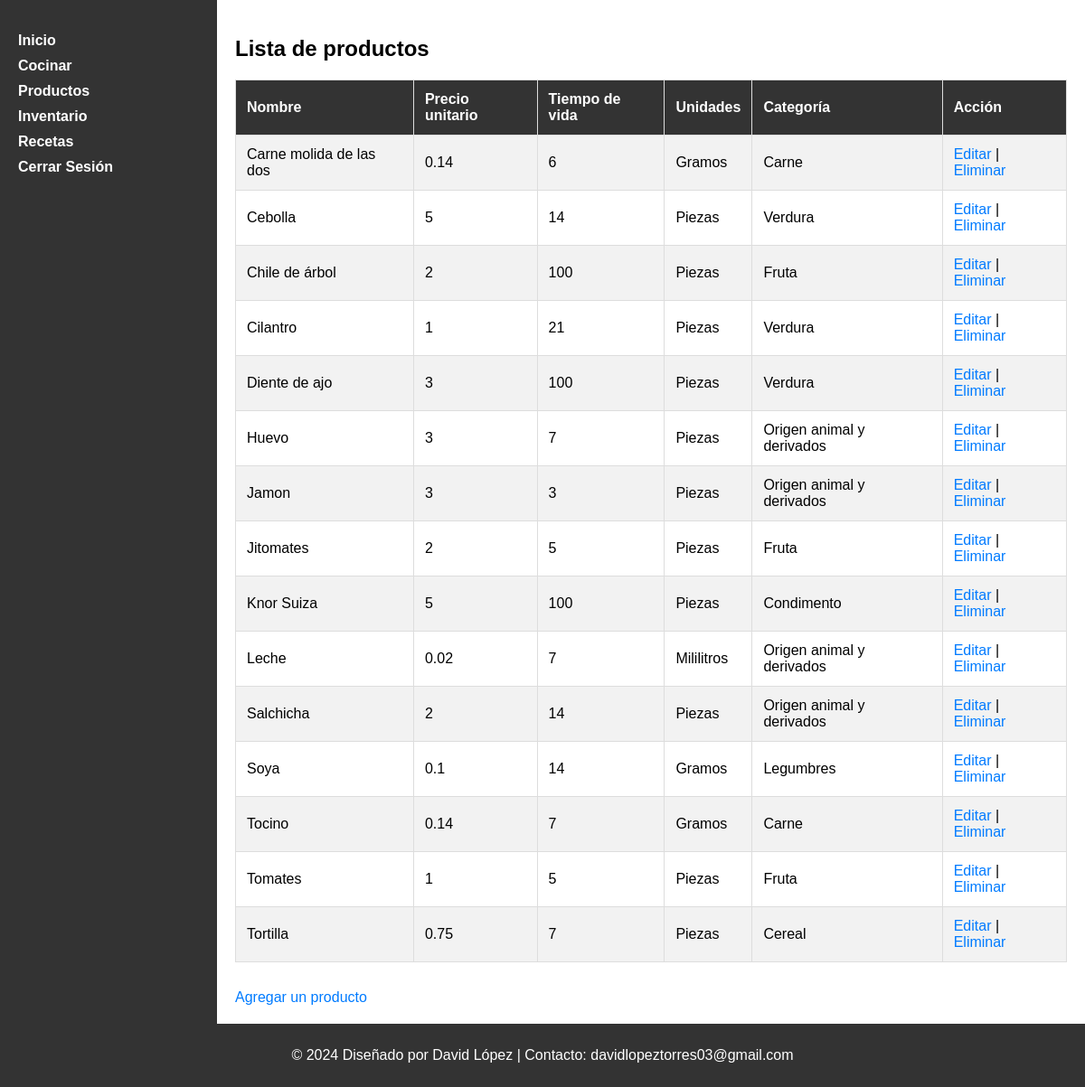
Screenshot of /products.php (signed in) with the database file from the repository.
### tables this page shows
CREATE TABLE `productos` (
  `id_producto` int(11) NOT NULL,
  `nombre_producto` varchar(100) NOT NULL,
  `precio_unitario` double NOT NULL,
  `vida_util` int(11) NOT NULL,
  `id_unidad` int(11) NOT NULL,
  `id_categoria_producto` int(11) NOT NULL
);

CREATE TABLE `unidades` (
  `id_unidad` int(11) NOT NULL,
  `nombre_unidad` varchar(50) NOT NULL,
  `descripcion_unidad` varchar(150) NOT NULL
);

CREATE TABLE `categorias_producto` (
  `id_categoria_producto` int(11) NOT NULL,
  `nombre_categoria_producto` varchar(50) NOT NULL,
  `descripcion_categoria_producto` varchar(255) NOT NULL
);

### products.php (the view, shortened to what this page needs)
<?php
include_once('db_connection.php');
$query = "SELECT p.*, u.nombre_unidad, c.nombre_categoria_producto
          FROM productos p
          JOIN unidades u ON p.id_unidad = u.id_unidad
          JOIN categorias_producto c ON p.id_categoria_producto = c.id_categoria_producto
          ORDER BY p.nombre_producto ASC";
$result = mysqli_query($conn, $query);
?>
<!DOCTYPE html>
<html lang="en">
<head>
    <link rel="stylesheet" href="styles.css">
</head>
<body>
    <div class="container">
        <nav class="sidebar">
            <ul>
                <li><a href="home.php">Inicio</a></li>
                <li><a href="cook.php">Cocinar</a></li>
                <li><a href="products.php">Productos</a></li>
                <li><a href="inventory.php">Inventario</a></li>
                <li><a href="recipes.php">Recetas</a></li>
                <li><a href="logout.php">Cerrar Sesión</a></li>
            </ul>
        </nav>
        <div class="main-content">
            <h2>Lista de productos</h2>
            <table border="1">
                <tr>
                    <th>Nombre</th>
                    <th>Precio unitario</th>
                    <th>Tiempo de vida</th>
                    <th>Unidades</th>
                    <th>Categoría</th>
                    <th>Acción</th>
                </tr>
                <?php
                while ($row = mysqli_fetch_assoc($result)) {
                    echo "<tr>";
                    echo "<td>{$row['nombre_producto']}</td>";
                    echo "<td>{$row['precio_unitario']}</td>";
                    echo "<td>{$row['vida_util']}</td>";
                    echo "<td>{$row['nombre_unidad']}</td>";
                    echo "<td>{$row['nombre_categoria_producto']}</td>";
                    echo "<td><a href='edit_product.php?id={$row['id_producto']}'>Editar</a> | <a href='delete_product.php?id={$row['id_producto']}'>Eliminar</a></td>";
                    echo "</tr>";
                }
                ?>
            </table>
            <a href="add_product.php">Agregar un producto</a>
        </div>
    </div>
    <footer>
        <p>&copy; 2024 Diseñado por David López  | Contacto: davidlopeztorres03@gmail.com</p>
    </footer>
</body>
</html>

### styles.css (style rules this page uses)
body:not(.login) { margin: 0; font-family: Arial, sans-serif; display: flex; flex-direction: column; min-height: 100vh; }
.container { display: flex; flex: 1; }
.sidebar { width: 200px; background-color: #333; color: white; padding: 20px; }
.sidebar ul { list-style-type: none; padding: 0; }
.sidebar li { margin-bottom: 10px; }
.sidebar a { text-decoration: none; color: white; font-weight: bold; }
.main-content { flex: 1; padding: 20px; }
footer { background-color: #333; color: white; text-align: center; padding: 10px; margin-top: auto; }
table { width: 100%; border-collapse: collapse; margin-top: 20px; }
table, th, td { border: 1px solid #ddd; margin-bottom: 30px; }
th, td { padding: 12px; text-align: left; }
th { background-color: #333; color: white; }
tr:nth-child(even) { background-color: #f2f2f2; }
a { text-decoration: none; color: #007bff; cursor: pointer; }

### rows the page displays
productos: nombre_producto "Carne molida de las dos", precio_unitario "0.14", vida_util "6", id_unidad.nombre_unidad "Gramos", id_categoria_producto.nombre_categoria_producto "Carne"
productos: nombre_producto "Cebolla", precio_unitario "5", vida_util "14", id_unidad.nombre_unidad "Piezas", id_categoria_producto.nombre_categoria_producto "Verdura"
productos: nombre_producto "Chile de árbol", precio_unitario "2", vida_util "100", id_unidad.nombre_unidad "Piezas", id_categoria_producto.nombre_categoria_producto "Fruta"
productos: nombre_producto "Cilantro", precio_unitario "1", vida_util "21", id_unidad.nombre_unidad "Piezas", id_categoria_producto.nombre_categoria_producto "Verdura"
productos: nombre_producto "Diente de ajo", precio_unitario "3", vida_util "100", id_unidad.nombre_unidad "Piezas", id_categoria_producto.nombre_categoria_producto "Verdura"
productos: nombre_producto "Huevo", precio_unitario "3", vida_util "7", id_unidad.nombre_unidad "Piezas", id_categoria_producto.nombre_categoria_producto "Origen animal y derivados"
productos: nombre_producto "Jamon", precio_unitario "3", vida_util "3", id_unidad.nombre_unidad "Piezas", id_categoria_producto.nombre_categoria_producto "Origen animal y derivados"
productos: nombre_producto "Jitomates", precio_unitario "2", vida_util "5", id_unidad.nombre_unidad "Piezas", id_categoria_producto.nombre_categoria_producto "Fruta"
productos: nombre_producto "Knor Suiza", precio_unitario "5", vida_util "100", id_unidad.nombre_unidad "Piezas", id_categoria_producto.nombre_categoria_producto "Condimento"
productos: nombre_producto "Leche", precio_unitario "0.02", vida_util "7", id_unidad.nombre_unidad "Mililitros", id_categoria_producto.nombre_categoria_producto "Origen animal y derivados"
productos: nombre_producto "Salchicha", precio_unitario "2", vida_util "14", id_unidad.nombre_unidad "Piezas", id_categoria_producto.nombre_categoria_producto "Origen animal y derivados"
productos: nombre_producto "Soya", precio_unitario "0.1", vida_util "14", id_unidad.nombre_unidad "Gramos", id_categoria_producto.nombre_categoria_producto "Legumbres"
productos: nombre_producto "Tocino", precio_unitario "0.14", vida_util "7", id_unidad.nombre_unidad "Gramos", id_categoria_producto.nombre_categoria_producto "Carne"
productos: nombre_producto "Tomates", precio_unitario "1", vida_util "5", id_unidad.nombre_unidad "Piezas", id_categoria_producto.nombre_categoria_producto "Fruta"
productos: nombre_producto "Tortilla", precio_unitario "0.75", vida_util "7", id_unidad.nombre_unidad "Piezas", id_categoria_producto.nombre_categoria_producto "Cereal"
